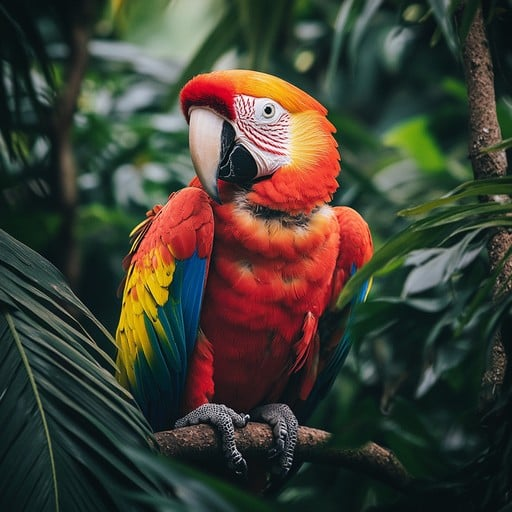
#> input picture 1H2624CYS212/submission-1/Q1/greyscale_via_desaturation/input.jpg, 512 x 512 px
$ python grayscale_Desaturation.py
#> lines starting #> are read from the running program, lines starting #| are printed output that depends on the picture
# We import the Image class from PIL so we can open, read and save images
from PIL import Image
# This function converts a color image into grayscale using the DESATURATION method
def desaturate_grayscale(input_path, output_path):
    # Open the original image and convert it to RGB format
#> called with input_path = 'input.jpg', output_path = 'desaturation_out.jpg'
    img = Image.open(input_path).convert("RGB") #converts to RGB if img is in other format like CJMK
#> img is the input picture: PIL image 512x512 RGB; mean R, G, B 64, 63.4, 52.2
    # Get the width and height of the image (number of pixels horizontally and vertically)
    width, height = img.size
#> width = 512; height = 512
    # Create a new blank image with same size where we will store grayscale pixels
    gray_img = Image.new("RGB", (width, height))
#> gray_img: PIL image 512x512 RGB; every value is 0
    # Loop through every column (x-coordinate) of the image
    for x in range(width):
        # Loop through every row (y-coordinate) in that column
        for y in range(height):
            # Get the R, G, B values of the current pixel
            r, g, b = img.getpixel((x, y))
            # DESATURATION GRAYSCALE RULE:
            #   gray = (max(R,G,B) + min(R,G,B)) / 2
            # Find the brightest (maximum) among R, G, B
            max_val = max(r, g, b)
            # Find the darkest (minimum) among R, G, B
            min_val = min(r, g, b)
            # Apply the desaturation formula and convert to integer
            gray = int((max_val + min_val) / 2)
            # Write this computed grayscale value back to the output image
            # All channels are same for grayscale: (gray, gray, gray)
            gray_img.putpixel((x, y), (gray, gray, gray))
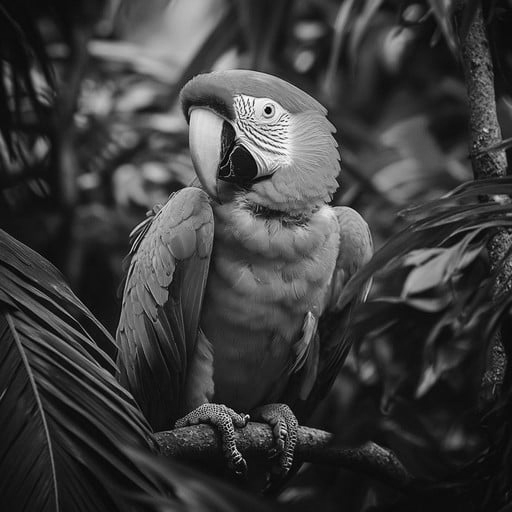
#> gray_img: PIL image 512x512 RGB; min 0, max 253, mean 60.6
    # Save the final grayscale image to the given output path
    gray_img.save(output_path)
    # Print message to show that conversion is complete
    print("Saved:", output_path)

desaturate_grayscale("input.jpg", "desaturation_out.jpg")
